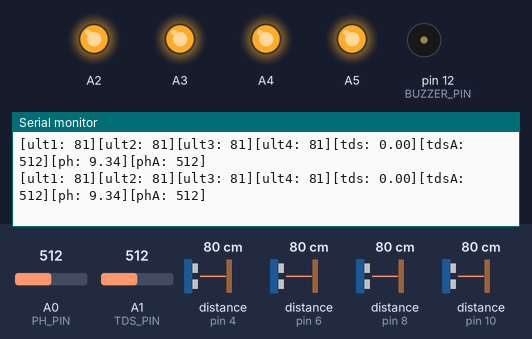
Bench run of a sketch on a simulated Arduino Nano, built with avr-gcc and run on an emulated ATmega328P. Parts: output pins drawn as LEDs (lit = HIGH), buzzer (waves = sounding, pin HIGH), the last lines printed to the serial monitor. Inputs (shaded band) come from the test bench; at power-on: distance to the obstacle (sensors on pin 4, pin 6, pin 8, pin 10) 80 cm, A1 (TDS_PIN) = 512, A0 (PH_PIN) = 512. The echo pulse lasts 58.3 µs per cm.

Above: at 1.2 s.
1.3 s: distance to the obstacle (sensor on pin 4) set to 2 cm
At 1.48 s:
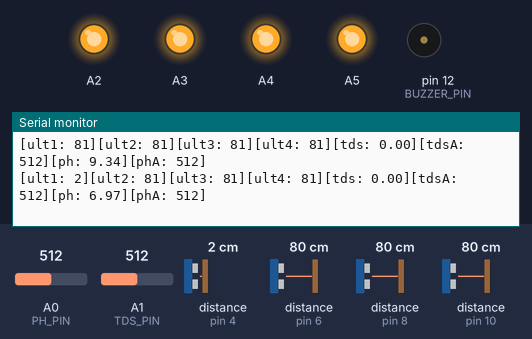
4.3 s: distance to the obstacle (sensor on pin 6) set to 2 cm
At 4.33 s:
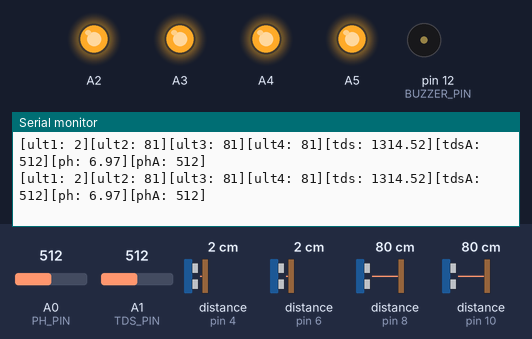
7.3 s: distance to the obstacle (sensor on pin 8) set to 2 cm
At 7.34 s:
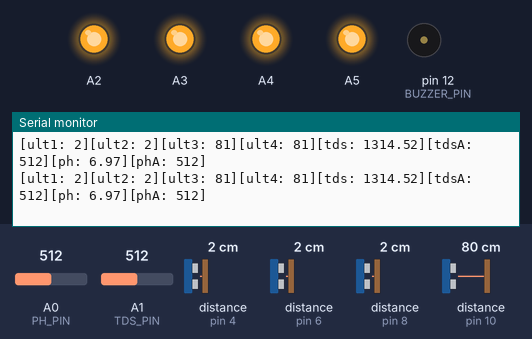
10.3 s: distance to the obstacle (sensor on pin 10) set to 2 cm
At 10.31 s:
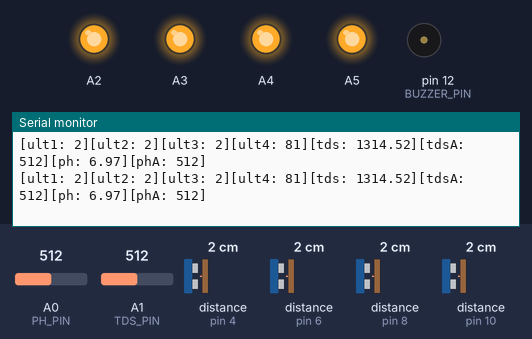
13.3 s: A1 (TDS_PIN) set to 306
At 13.33 s:
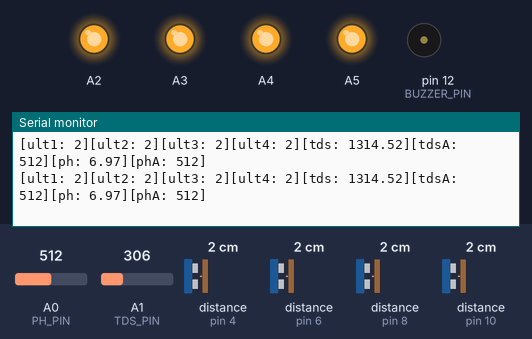
16.3 s: A0 (PH_PIN) set to 30
At 16.34 s:
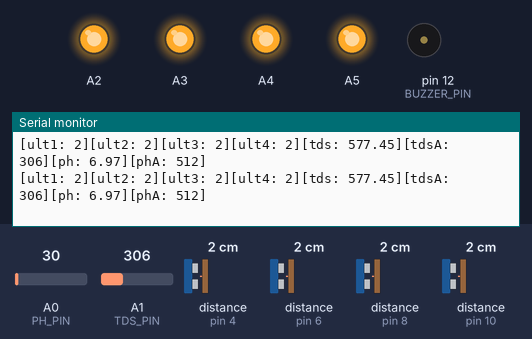
Timing chart, 0 to 19.3 s (numbered marks = the images above; inputs shaded):
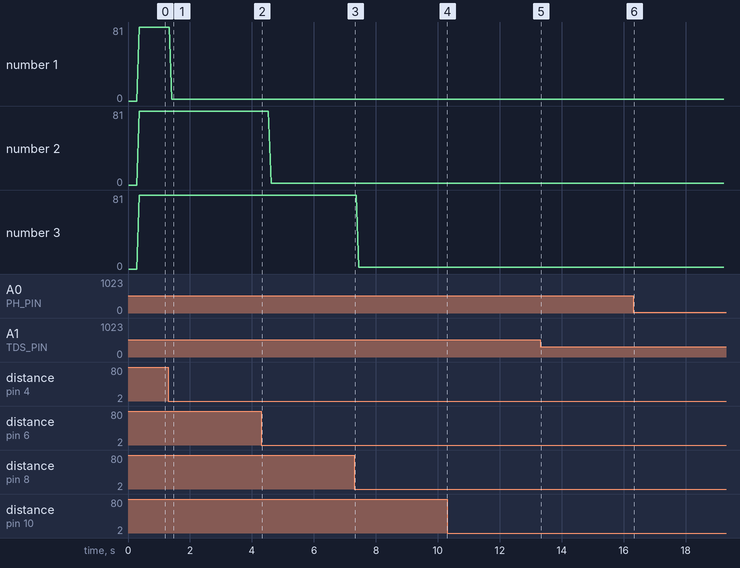

Measured:
- after the input at 1.3 s, the serial monitor: prints a new line after 0.11 s (image 1)

The sketch:

auto_hydro_slave.ino
```cpp
#include "hydro_node.h"

node_t node;

void setup() {
        Serial.begin(9600);
        hydro_node_init(&node);
}

void loop() {
        hydro_node_loop(&node);
}
```

hydro_def.h
```cpp
/*
 *  hydro_def.h
 *
 *  Hydro define
 *  Created on: 2023. 4. 3
 */

#pragma once

#ifndef HYDRO_DEF_H
#define HYDRO_DEF_H

#include "Arduino.h"

#define ESP_TX_SER              2
#define ESP_RX_SER              3


#define TRIGG_ULT_PIN_UP        4
#define ECHO_ULT_PIN_UP         5

#define TRIGG_ULT_PIN_DOWN      6
#define ECHO_ULT_PIN_DOWN       7

#define TRIGG_ULT_PIN_LEFT      8
#define ECHO_ULT_PIN_LEFT       9

#define TRIGG_ULT_PIN_RIGHT     10
#define ECHO_ULT_PIN_RIGHT      11


#define BUZZER_PIN              12
#define LED_RED                 A7
#define LED_GREEN               A6


#define RELAT_ACT_UP            A5
#define RELAT_ACT_DOWN          A4
#define RELAT_ACT_LEFT          A3
#define RELAT_ACT_RIGHT         A2


#define PH_PIN                  A0
#define TDS_PIN                 A1

#endif  // HYDRO_DEF_H
```

hydro_hw.cpp
```cpp
/*
 *  hydro_hw.cpp
 *
 *  hydro hardware c
 *  Created on: 2023. 4. 3
 */

#include "Arduino.h"
#include "hydro_hw.h"
#include "hydro_def.h"
#include "SoftwareSerial.h"

#define SEND_TO_ESP
#define SEND_INTERVAL 1000

SoftwareSerial espSerial(ESP_TX_SER, ESP_RX_SER);

void hydro_hw_init(void) {
#ifdef SEND_TO_ESP
        espSerial.begin(115200);
        espSerial.println();
#endif
}

void hydro_hw_loop(sens_t* packet_sens, node_t* packet_node) {
        static uint32_t snd_tmr;
        if (millis() - snd_tmr >= SEND_INTERVAL) {
#ifdef SEND_TO_ESP
                // espSerial.print(":");
                espSerial.print(packet_sens->ult.sensorData[ULTRA_SENS_UP]);
                espSerial.print(",");
                espSerial.print(packet_sens->ult.sensorData[ULTRA_SENS_DOWN]);
                espSerial.print(",");
                espSerial.print(packet_sens->ult.sensorData[ULTRA_SENS_LEFT]);
                espSerial.print(",");
                espSerial.print(packet_sens->ult.sensorData[ULTRA_SENS_RIGHT]);
                espSerial.print(",");
                espSerial.print(packet_sens->ph.phAct);
                espSerial.print(",");
                espSerial.print(packet_sens->tds.tdsValue);
                espSerial.print(",");
                espSerial.print(packet_node->relay.relayState[RELAY_UP]);
                espSerial.print(",");
                espSerial.print(packet_node->relay.relayState[RELAY_DOWN]);
                espSerial.print(",");
                espSerial.print(packet_node->relay.relayState[RELAY_LEFT]);
                espSerial.print(",");
                espSerial.print(packet_node->relay.relayState[RELAY_RIGHT]);
                espSerial.println();
#endif
                snd_tmr = millis();
        }
}
```

hydro_hw.h
```cpp
/*
 *  hydro_hw.h
 *
 *  hydro hardware
 *  Created on: 2023. 4. 3
 */

#pragma once

#ifndef HYDRO_HW_H
#define HYDRO_HW_H

#include "Arduino.h"
#include "stdint.h"
#include "hydro_node.h"
#include "hydro_sens.h"

typedef struct {
        char rxBuffer[250];
        uint8_t rxBufferPtr = 0;
        String data;
} buffer_t;

void hydro_hw_init(void);
void hydro_hw_loop(sens_t* packet_sens, node_t* packet_node);

#endif  // HYDRO_HW_H
```

hydro_node.cpp
```cpp
/*
 *  hydro_node.cpp
 *
 *  hydro node c
 *  Created on: 2023. 4. 3
 */

#include "hydro_node.h"
#include "hydro_hw.h"
#include "Arduino.h"

sens_t sensors;

void hydro_node_init(node_t *packet) {
        packet->relay.relayPin[RELAY_UP] = RELAT_ACT_UP;
        packet->relay.relayPin[RELAY_DOWN] = RELAT_ACT_DOWN;
        packet->relay.relayPin[RELAY_LEFT] = RELAT_ACT_LEFT;
        packet->relay.relayPin[RELAY_RIGHT] = RELAT_ACT_RIGHT;

        packet->indc.indcPin[LED_RED_C] = LED_RED;
        packet->indc.indcPin[LED_GREEN_C] = LED_GREEN;
        packet->indc.indcPin[BUZZER_C] = BUZZER_PIN;

        for (uint8_t i = 0; i < RELAY_NUMS; i++) {
                pinMode(packet->relay.relayPin[i], OUTPUT);
                digitalWrite(packet->relay.relayPin[i], HIGH);
        }

        for (uint8_t i = 0; i < INDC_NUMS; i++) {
                pinMode(packet->indc.indcPin[i], OUTPUT);
                digitalWrite(packet->indc.indcPin[i], LOW);
        }

        // digitalWrite(packet->indc.indcPin[LED_RED_C], HIGH);
        // digitalWrite(packet->indc.indcPin[LED_GREEN_C], HIGH);

        hydro_hw_init();
        hydro_sens_init(&sensors);
}

void hydro_node_loop(node_t *packet) {
        hydro_sens_loop(&sensors);
        hydro_sens_debug(&sensors);
        hydro_hw_loop(&sensors, packet);
}

void hydro_node_debug(node_t *packet) {
}
```

hydro_node.h
```cpp
/*
 *  hydro_node.h
 *
 *  hydro node header
 *  Created on: 2023. 4. 3
 */

#pragma once

#ifndef HYDRO_NODE_H
#define HYDRO_NODE_H

#include "Arduino.h"
#include "hydro_def.h"
#include "hydro_sens.h"
#include <stdint.h>

typedef enum {
        RELAY_UP = 0,
        RELAY_DOWN = 1,
        RELAY_LEFT = 2,
        RELAY_RIGHT = 3,
        RELAY_NUMS = 4,
} relay_index;

typedef enum {
        LED_RED_C = 0,
        LED_GREEN_C = 1,
        BUZZER_C = 2,
        INDC_NUMS = 3,
} indc_index;

typedef struct {
        uint8_t relayPin[RELAY_NUMS];
        uint8_t relayState[RELAY_NUMS];
} relay_act_t;

typedef struct {
        uint8_t indcPin[INDC_NUMS];
        uint8_t indcState[INDC_NUMS];
} indc_act_t;

typedef struct {
        relay_act_t relay;
        indc_act_t indc;
} node_t;

void hydro_node_init(node_t *packet);
void hydro_node_loop(node_t *packet);

void hydro_node_debug(node_t *packet);

#endif  // HYDRO_NODE_H
```

hydro_sens.cpp
```cpp
/*
 *  hydro_sens.cpp
 *
 *  hydro sensor c
 *  Created on: 2023. 4. 3
 */

#include <stdint.h>
#include "hydro_sens.h"
#include "hydro_def.h"
#include "Arduino.h"
#include "HardwareSerial.h"

#define ULT_MAX_DISTANCE 200
#define ULT_FILTER_KF 8

#define TDS_SENS_BIT 1024.0
#define TDS_TEMPERATURE 25.0
#define TDS_VREF 5

#define PH_SENS_BIT 1024.0
#define PH_TEMPERATURE 27.0
#define PH_VREF 5
#define PH_CAL 21.34 - 12.0

// internal function
int getMedianNum(int bArray[], int iFilterLen);

void hydro_sens_init(sens_t *packet) {
        packet->ult.sensorTriggPin[ULTRA_SENS_UP] = TRIGG_ULT_PIN_UP;
        packet->ult.sensorTriggPin[ULTRA_SENS_DOWN] = TRIGG_ULT_PIN_DOWN;
        packet->ult.sensorTriggPin[ULTRA_SENS_LEFT] = TRIGG_ULT_PIN_LEFT;
        packet->ult.sensorTriggPin[ULTRA_SENS_RIGHT] = TRIGG_ULT_PIN_RIGHT;

        packet->ult.sensorEchoPin[ULTRA_SENS_UP] = ECHO_ULT_PIN_UP;
        packet->ult.sensorEchoPin[ULTRA_SENS_DOWN] = ECHO_ULT_PIN_DOWN;
        packet->ult.sensorEchoPin[ULTRA_SENS_LEFT] = ECHO_ULT_PIN_LEFT;
        packet->ult.sensorEchoPin[ULTRA_SENS_RIGHT] = ECHO_ULT_PIN_RIGHT;

        for (uint8_t i = 0; i < ULTRA_SENS_NUM; i++) {
                packet->ult.sensorSonar[i] = new NewPing(packet->ult.sensorEchoPin[i], packet->ult.sensorTriggPin[i], ULT_MAX_DISTANCE);
                packet->ult.sensorOffset[i] = 0;
        }

        pinMode(PH_PIN, INPUT);
        pinMode(TDS_PIN, INPUT);
}
void hydro_sens_loop(sens_t *packet) {
        static uint32_t sens_tmr[NUM_TMR];
        if (millis() - sens_tmr[ULT_TMR] >= 300) {
                for (uint8_t i = 0; i < ULTRA_SENS_NUM; i++) {
                        // exponential filter
                        packet->ult.rawSensorData[i] = packet->ult.sensorSonar[i]->ping_cm() - packet->ult.sensorOffset[i];
                        packet->ult.sensorData[i] = (packet->ult.rawSensorData[i] + (packet->ult.rawSensorData[i] * ULT_FILTER_KF));
                        packet->ult.sensorData[i] /= ULT_FILTER_KF + 1;
                }
                sens_tmr[ULT_TMR] = millis();
        }
        for (uint8_t i = 0; i < PHSCOUNT; i++) {
                unsigned long t = 30;
                for (static unsigned long e_time; millis() - e_time >= (t); e_time += (t)) {
                        packet->ph.buffer[i] = analogRead(PH_PIN);
                }
        }
        if (millis() - sens_tmr[PH_TMR] >= 300) {
                for (uint8_t i = 0; i < PHSCOUNT; i++) {
                        packet->ph.bufferTemp[i] = packet->ph.buffer[i];
                        packet->ph.phVolt = getMedianNum(packet->ph.bufferTemp, PHSCOUNT) * PH_VREF / PH_SENS_BIT / 6;
                        packet->ph.phAct = -5.70 * packet->ph.phVolt + PH_CAL;
                }
                sens_tmr[PH_TMR] = millis();
        }
        if (millis() - sens_tmr[TDS_TMR] >= 40U) {
                packet->tds.analogBuffer[packet->tds.analogBufferIndex] = analogRead(TDS_PIN);
                packet->tds.analogBufferIndex++;
                if (packet->tds.analogBufferIndex == SCOUNT) packet->tds.analogBufferIndex = 0;
                sens_tmr[TDS_TMR] = millis();
        }
        static uint32_t tdsTmr;  // tdsAvg
        if (millis() - tdsTmr >= 800U) {
                for (uint8_t i = 0; i < SCOUNT; i++) {
                        packet->tds.analogBufferTemp[i] = packet->tds.analogBuffer[i];
                        packet->tds.averageVoltage = getMedianNum(packet->tds.analogBufferTemp, SCOUNT) * (float)TDS_VREF / TDS_SENS_BIT;

                        float cmpCoef = 1.0 + 0.02 * (TDS_TEMPERATURE - 25.0);
                        float cmpVolt = packet->tds.averageVoltage / cmpCoef;

                        packet->tds.tdsValue = (133.42 * cmpVolt * cmpVolt * cmpVolt - 255.86 * cmpVolt * cmpVolt + 857.39 * cmpVolt) * 0.5;
                }
                tdsTmr = millis();
        }
}
void hydro_sens_debug(sens_t *packet) {
        static uint32_t dbg_tmr;
        if (millis() - dbg_tmr >= 30) {
                Serial.print("[");
                for (uint8_t i = 0; i < ULTRA_SENS_NUM; i++) {
                        Serial.print("ult");
                        Serial.print(i + 1);
                        Serial.print(": ");
                        Serial.print(packet->ult.sensorData[i]);
                        Serial.print("][");
                }
                Serial.print("tds: ");
                Serial.print(packet->tds.tdsValue);
                Serial.print("][");
                Serial.print("tdsA: ");
                Serial.print(analogRead(TDS_PIN));
                Serial.print("][");
                Serial.print("ph: ");
                Serial.print(packet->ph.phAct);
                Serial.print("][");
                Serial.print("phA: ");
                Serial.print(analogRead(PH_PIN));
                Serial.print("]");
                Serial.println();
                dbg_tmr = millis();
        }
}

int16_t getUltrasonicVal(sens_t *packet, ultrasonic_index_t c) {
        return packet->ult.sensorData[c];
}
float getPhValue(sens_t *packet) {
        return packet->ph.phAct;
}
float getTdsValue(sens_t *packet) {
        return packet->tds.tdsValue;
}

int getMedianNum(int bArray[], int iFilterLen) {
        int bTab[iFilterLen];
        for (byte i = 0; i < iFilterLen; i++)
                bTab[i] = bArray[i];
        int i, j, bTemp;
        for (j = 0; j < iFilterLen - 1; j++) {
                for (i = 0; i < iFilterLen - j - 1; i++) {
                        if (bTab[i] > bTab[i + 1]) {
                                bTemp = bTab[i];
                                bTab[i] = bTab[i + 1];
                                bTab[i + 1] = bTemp;
                        }
                }
        }
        if ((iFilterLen & 1) > 0) {
                bTemp = bTab[(iFilterLen - 1) / 2];
        } else {
                bTemp = (bTab[iFilterLen / 2] + bTab[iFilterLen / 2 - 1]) / 2;
        }
        return bTemp;
}
```

hydro_sens.h
```cpp
/*
 *  hydro_sens.h
 *
 *  hydro sensor header
 *  Created on: 2023. 4. 3
 */

#pragma once

#ifndef HYDRO_SENS_H
#define HYDRO_SENS_H

#include "Arduino.h"
#include "stdint.h"

#include "NewPing.h"

#define SCOUNT 30
#define PHSCOUNT 10

typedef enum {
        ULTRA_SENS_UP = 0,
        ULTRA_SENS_DOWN = 1,
        ULTRA_SENS_LEFT = 2,
        ULTRA_SENS_RIGHT = 3,
        ULTRA_SENS_NUM = 4,

        // pins cfg
        ULTRA_PINS_TRIGG = 0,
        ULTRA_PINS_ECHO = 1,
        ULTRA_PINS_NUM = 2
} ultrasonic_index_t;

typedef struct {
        NewPing *sensorSonar[ULTRA_SENS_NUM];
        uint8_t sensorTriggPin[ULTRA_SENS_NUM];
        uint8_t sensorEchoPin[ULTRA_SENS_NUM];
        uint16_t rawSensorData[ULTRA_SENS_NUM];
        uint16_t sensorData[ULTRA_SENS_NUM];
        // uint16_t sensorDataPos[ULTRA_SENS_NUM];
        // uint16_t sensorAvg[ULTRA_SENS_NUM];
        // uint32_t sensorTmr[ULTRA_SENS_NUM];
        uint16_t sensorOffset[ULTRA_SENS_NUM];
} ultrasonic_sens_t;

typedef struct {
        float phAct;
        float phVolt;
        uint32_t average;
        int temporary;
        int buffer[PHSCOUNT];
        int bufferTemp[PHSCOUNT];
} ph_sens_t;

typedef struct {
        // int copyIndex;
        int analogBufferIndex;
        int analogBuffer[SCOUNT];
        int analogBufferTemp[SCOUNT];
        float averageVoltage;
        uint32_t tdsTmr;
        float tdsValue;
} tds_sens_t;

typedef enum {
        ULT_TMR,
        PH_TMR,
        TDS_TMR,
        NUM_TMR
} sens_index;

typedef struct {
        ph_sens_t ph;
        tds_sens_t tds;
        ultrasonic_sens_t ult;
} sens_t;

void hydro_sens_init(sens_t *packet);
void hydro_sens_loop(sens_t *packet);
void hydro_sens_debug(sens_t *packet);

int16_t getUltrasonicVal(sens_t *packet, ultrasonic_index_t c);
float getPhValue(sens_t *packet);
float getTdsValue(sens_t *packet);

#endif  // HYDRO_SENS_H
```
